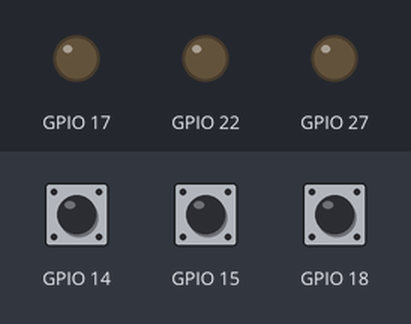
A program run on a simulated Raspberry Pi (BCM pin numbers). On the bench: output pins drawn as LEDs (lit = HIGH). Inputs (shaded band) come from the test bench; at power-on: GPIO 14 LOW, GPIO 15 LOW, GPIO 18 LOW. What the program prints to the terminal is not drawn.

Above: at 1.2 s.
1.3 s: GPIO 14 pulled HIGH for 0.15 s
At 2.1 s:
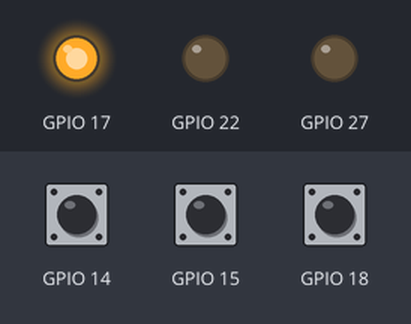
2.9 s: GPIO 15 pulled HIGH for 0.15 s
At 3.3 s:
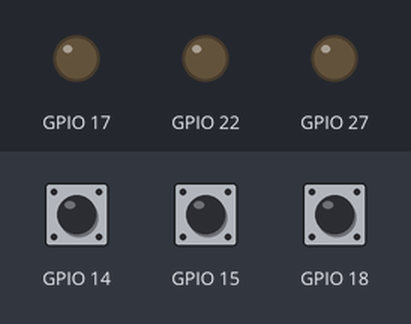
4.5 s: GPIO 14 pulled HIGH for 1 s
At 5.7 s:
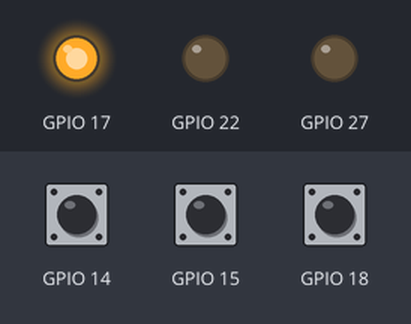
7.0 s: GPIO 18 pulled HIGH for 0.15 s
At 7.1 s:
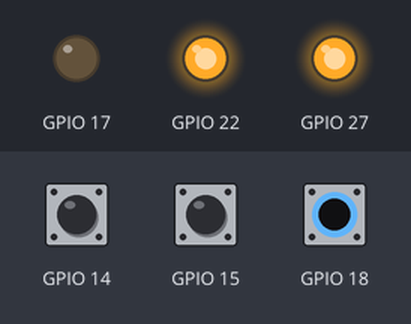
8.7 s: GPIO 18 pulled HIGH for 3.2 s
At 12.3 s:
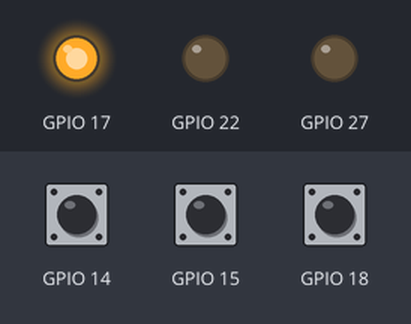
Timing chart, 0 to 13.8 s (numbered marks = the images above; inputs shaded):
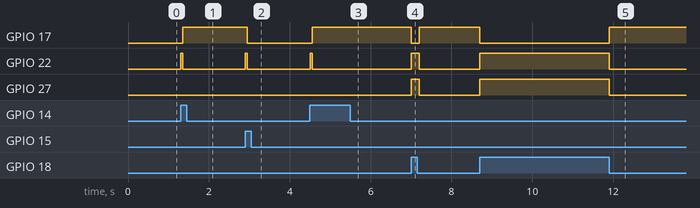

Measured:
- after the input at 1.3 s, GPIO 17: LOW → HIGH after 0.05 s; GPIO 22: LOW → HIGH at once, → LOW 0.05 s later
- after the input at 2.9 s, GPIO 17: HIGH → LOW after 0.05 s; GPIO 22: LOW → HIGH at once, → LOW 0.05 s later
- after the input at 4.5 s, GPIO 17: LOW → HIGH after 0.05 s; GPIO 22: LOW → HIGH at once, → LOW 0.05 s later
- after the input at 7.0 s, GPIO 17: HIGH → LOW at once, → HIGH 0.20 s later; GPIO 22, GPIO 27: LOW → HIGH at once, → LOW 0.20 s later
- after the input at 8.7 s, GPIO 17: HIGH → LOW at once, → HIGH 3.2 s later; GPIO 22, GPIO 27: LOW → HIGH at once, → LOW 3.2 s later

The program:

__________________________.py
```python
# python3
# Играта „Стабилни ръце“

import RPi.GPIO as GPIO
import time
from gpiozero import LED    # sudo apt install python3-gpiozero

# Забележка: Крачета 3 (GPIO2) и 5 (GPIO3) винаги отчитат напрежение (True, 1), когато се използват като входни (IN) и не
# им е подадено друго.
началноКраче = 14 # BOARD: 8 = BCM: 14
крайноКраче = 15 # BOARD: 10 = BCM: 15
крачеЖица = 18 # BOARD: 12 = BCM: 18
зеленСветодиод = LED(17) # BOARD: 11 = BCM: 17
червенСветодиод = LED(27) # BOARD: 13 = BCM: 27
сирена = 22 # BOARD: 15 = BCM: 22
секундиПаузаПриНаказание = 0.2

def бип(секунди = 0.05):
    GPIO.output(сирена, True)
    time.sleep(секунди)
    GPIO.output(сирена, False)

def покажиНаказание(секунди):
    зеленСветодиод.off()
    червенСветодиод.on()
    GPIO.output(сирена, True)
    time.sleep(секунди)
    червенСветодиод.off()
    зеленСветодиод.on()
    GPIO.output(сирена, False)

# Схема на крачетата http://raspi.tv/wp-content/uploads/2014/07/Raspberry-Pi-GPIO-pinouts.png
GPIO.setmode(GPIO.BCM)
GPIO.setup(началноКраче, GPIO.IN, pull_up_down=GPIO.PUD_DOWN)
GPIO.setup(крайноКраче, GPIO.IN, pull_up_down=GPIO.PUD_DOWN)
GPIO.setup(крачеЖица, GPIO.IN, pull_up_down=GPIO.PUD_DOWN)
GPIO.setup(сирена, GPIO.OUT)

print("Здравейте, мили ученици!")

while True:
        print("Докоснете точка „Начало“")
        while not GPIO.input(началноКраче):
                time.sleep(0.01)

        бип()
        зеленСветодиод.on()
        print("А сега докоснете точка „Край“, без да докосвате жицата")
        наказателниТочки = 0
        началноВреме = time.clock()

        while not GPIO.input(крайноКраче):
                if GPIO.input(крачеЖица):
                        наказателниТочки = наказателниТочки + 1
                        print("Наказателни точки", наказателниТочки)
                        покажиНаказание(секундиПаузаПриНаказание)

        score = time.clock() - началноВреме + (наказателниТочки * секундиПаузаПриНаказание)
        print("Изминало време", score, "секунди.", наказателниТочки, " наказателни точки")
        бип()
        зеленСветодиод.off()
GPIO.cleanup()
```
